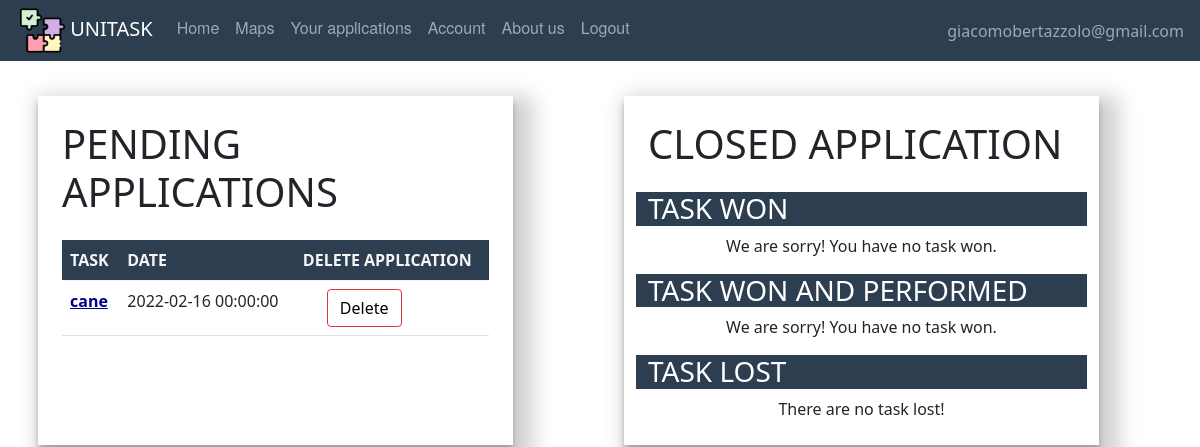
The app's page /listapplications (signed in) with its own data.
### website/models.py (models this page shows, shortened)
class User(db.Model, UserMixin):
    id = db.Column(db.Integer, primary_key=True)
    email = db.Column(db.String(150), unique=True)
    password = db.Column(db.String(150))
    first_name = db.Column(db.String(150))
    surname = db.Column(db.String(150))
    description = db.Column(db.String(200))
    type = db.Column(db.String(20))
    reviewsposted = db.relationship('Review', foreign_keys='Review.id_reviewer',
                                    backref='author')
    reviewsreceived = db.relationship('Review', foreign_keys='Review.id_reviewed',
                                      backref='received')
    __mapper_args__ = {
        'polymorphic_on': type,
        'polymorphic_identity': 'user',
    }

class Offer(db.Model, UserMixin):
    id = db.Column(db.Integer, primary_key=True)
    title = db.Column(db.String(150))
    description = db.Column(db.String(150))
    address = db.Column(db.String(150))
    placeId = db.Column(db.String(150))
    lat = db.Column(db.Float)
    lng = db.Column(db.Float)
    date = db.Column(db.DateTime(timezone=True), default=func.now())
    isAss = db.Column(db.Boolean, default=False)
    date_task = db.Column(db.DateTime(timezone=True))
    id_adult = db.Column(db.Integer, db.ForeignKey('adult.id'))
    scelta = db.Column(db.Integer, db.ForeignKey('student.id'))
    isPerf = db.Column(db.Boolean, default=False)
    rece = db.relationship('Review', backref='recensione')
    isClosed = db.Column(db.Boolean, default=False)

### website/views.py (the view)
@views.route('/listapplications', methods=['GET', 'POST'])
@login_required  # every time we go to the home page
def listapplications():
    return render_template("Student/listapplication.html", user=current_user)

### website/__init__.py (called while the page is built)
def create_app():
    app = Flask(__name__)
    app.config['SECRET_KEY'] = 'atrebunfigoassurdo'
    app.config['SQLALCHEMY_DATABASE_URI'] = 'sqlite:///'+ DB_NAME
    db.init_app(app)
    from .views import views  # We imported the name of the blueprint
    from .auth import auth
    app.register_blueprint(views, url_prefix="/")  # Stiamo dicendo come sono definite le pagine e dove sono
    app.register_blueprint(auth, url_prefix="/")
    from .models import User, Offer, Adult, Student
    create_database(app)
    login_manager = LoginManager()
    login_manager.login_view = 'auth.login'  # dove vogliamo mandare l'user se non loggato
    login_manager.init_app(app)
    @login_manager.user_loader
    def load_user(id):
        return User.query.get(int(id))
    return app

### website/models.py (called while the page is built)
    def taskwon(self):
        ltaskwon = []
        for off in self.applications:
            if off.scelta == self.id:
                ltaskwon.append(off)
        return ltaskwon

    def taskwonandperform(self):
        t = []
        for off in self.applications:
            if off.scelta == self.id and off.isPerf:
                t.append(off)
        return t

    def tasklost(self):
        t = []
        for off in self.applications:
            if off.scelta != self.id and off.scelta:
                t.append(off)
        return t

    def getapplications(self):
        t=self.applications
        return t

### website/templates/Student/listapplication.html (shortened to what this page needs)
{% extends "base.html" %}
{% block content%}
    <br />
    <div class="container">
        <div class="row">
            <div class="col-5 p-4 m-2 col-page">
                <h1 align="left" class="mb-4">PENDING APPLICATIONS</h1>
                <table class="table table-hover">
                    {%set  l = user.getapplications() %}
                    {% if l %}
                        {% for offer in l %}
                            {% if offer.isAss==False %}
                                <thead class="thead-dark" style="color:whitesmoke; background:#2c3e50">
                                <tr>
                                    <th scope="col">TASK</th>
                                    <th scope="col">DATE</th>
                                    <th scope="col">DELETE APPLICATION</th>
                                </tr>
                                </thead>
                                <tbody>
                                <tr>
                                    <th scope="row"><a style="color:darkblue" href={{ url_for('views.task', task_id=offer.id) }} >{{ offer.title }}</a></th>
                                    <td>{{ offer.date_task }}</td>
                                    <td><button type="button"  class="btn btn-outline-danger mx-4"><a class="delete-button" href={{ url_for('views.deleteapplication', task_id=offer.id) }} > Delete</a></button></td>
                                </tr>
                                </tbody>
                            {% endif %}
                        {% endfor %}
                    {% else %}
                        No task pending
                    {% endif %}
                </table>
            </div>
            <div class="col-1"></div>
            <div class="col-5 p-4 m-2 col-page">
                <h1 align="left" class="mb-4">CLOSED APPLICATION</h1>
                <div class="row">
                    <h3 align="left" style="color: white; background: #2c3e50">TASK WON</h3>
                    {%set  l = user.taskwon() %}
                    {% if l %}
                        <ul class="mx-4">
                            {% for offer in l %}
                                <li>
                                    <a style="color:darkblue" href= {{ url_for('views.task', task_id=offer.id) }}>{{ offer.title }}</a>
                                </li>
                            {% endfor %}
                        </ul>
                    {% else %}
                        <div align="center">
                            We are sorry! You have no task won.
                        </div>
                    {% endif %}
                </div>
                <div class="row">
                    <h3 class="mt-3" align="left" style="color: white; background: #2c3e50">TASK WON AND PERFORMED</h3>
                    {%set  l = user.taskwonandperform() %}
                    {% if l %}
                        <ul>
                            {% for offer in l %}
                                <div class="m-2" style="display: flex; justify-content: space-between">
                                    <li class="mx-4">
                                        {{ offer.title }}, posted by {{offer.poster.first_name}} </li>
                                    {% if not offer.isClosed %}
                                        <button style="" type="button" class="btn btn-outline-success mx-4"> <a class="review-button" href={{ url_for('views.writereview', task_id=offer.id) }} > Review </a></button>
                                        </div>
                                    {% endif %}
                            {% endfor %}
                        </ul>
                    {% else %}
                        <div align="center">
                            We are sorry! You have no task won.
                        </div>
                    {% endif %}
                </div>
                <div class="row">
                    <h3 class="mt-3" align="left" style="color: white; background: #2c3e50">TASK LOST</h3>
                    {%set  l = user.tasklost() %}
                    {% if l %}
                        <ul class="mx-4" style="list-style: none">
                            {% for offer in l %}
                                <li  align="center">
                                    {{ offer.title }}</li>
                            {% endfor %}
                        </ul>
                    {% else %}
                        <div align="center">
                            There are no task lost!
                        </div>
                    {% endif %}
                </div>
            </div>
        </div>
    </div>
    <br/><br/>
{% endblock %}

### website/templates/base.html (shortened to what this page needs)
<!DOCTYPE html>
<html lang="">
  <head>
      <link href="/static/css/style.css" rel="stylesheet">
      <link href="https://cdn.jsdelivr.net/npm/bootstrap@5.0.2/dist/css/bootstrap.min.css" rel="stylesheet">
  </head>
  <body>
  <nav class="navbar fixed-top navbar-expand-lg navbar-dark">
    <ul class="navbar-nav mr-auto">
    <li>
    <a style="padding-left:1em;" class="navbar-brand" href="#">
        <img src="/static/images/pic/puzzle.png" width="45" height="45"/>
        UNITASK
    </a></li>
            {% if user.is_authenticated %}
                {% if user.type=='adult' %}
                    <li class="nav-item"><a class="nav-link" id="home" href="/">Home</a></li>
                    <li class="nav-item"><a class="nav-link" id="posttask" href="/posttask">Post a Task</a></li>
                    <li class="nav-item"><a class="nav-link" id="offer" href="/taskpending">Task Pending</a></li>
                    <li class="nav-item"><a class="nav-link" id="account" href="/account">Account</a></li>
                    <li class="nav-item"><a class="nav-link" id="aboutus" href="/about_us">About us</a></li>
                    <li class="nav-item"><a class="nav-link" id="logout" href="/logout">Logout</a></li>
                    {% elif user.type=='student' %}
                    <li class="nav-item"><a class="nav-link" id="offer" href="/offer">Home</a></li>
                    <li class="nav-item"><a class="nav-link" id="maps" href="/maps">Maps</a>
                    <li class="nav-item"><a class="nav-link" id="applications" href="/listapplications">Your applications</a></li>
                    <li class="nav-item"><a class="nav-link" id="account" href="/account">Account</a></li>
                    <li class="nav-item"><a class="nav-link" id="aboutus" href="/about_us">About us</a></li>
                    <li class="nav-item"><a class="nav-link" id="logout" href="/logout">Logout</a></li>
                    {% endif %}
                </ul>
                <ul class="navbar-nav ms-auto">
                <li class="nav-item">
                    <span style="padding-right:1em;" class="navbar-text d-flex justify-content-end">
                     {{ user.email}}
                       </span>
                </li>
                </ul>
                    {% else %}
                <li class="nav-item"><a class="nav-link" id="sign_up" href="/sign_up">Signup</a></li>
                <li class="nav-item"><a class="nav-link" id="login" href="/login">Login</a>
                <li class="nav-item"> <a class="nav-link" id="aboutus" href="/about_us">About us</a></li>
            {% endif %}
</nav>
    {% block content %}
    {% endblock %}
  </body>
</html>

### website/static/css/style.css (style rules this page uses)
body { padding-top:4em; }
.navbar { list-style-type: none; margin: 0; padding: 0; overflow: hidden; background-color: #2c3e50; }
.nav-link { display: block; color: white; text-align: center; padding: 14px 16px; text-decoration: none; font-family: "Helvetica Neue", Helvetica, Arial, sans-serif; }
.delete-button { color:black; text-decoration: none; }
.col-page { box-shadow: rgba(0, 0, 0, 0.19) 10px 10px 20px 10px, rgba(0, 0, 0, 0.23) 0px 6px 6px; }

### records on screen
User: email "giacomobertazzolo@gmail.com"
Offer: title "cane", date_task "2022-02-16 00:00:00"
